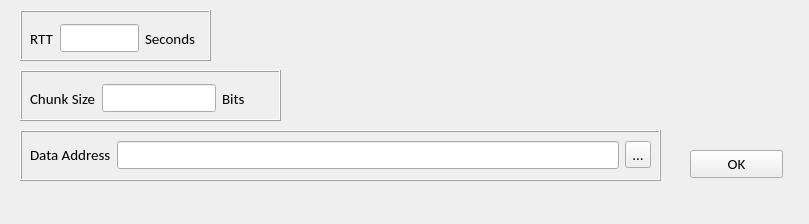
<?xml version="1.0" encoding="UTF-8"?>
<ui version="4.0">
 <class>Prp_Window</class>
 <widget class="QMainWindow" name="Prp_Window">
  <property name="geometry">
   <rect>
    <x>0</x>
    <y>0</y>
    <width>809</width>
    <height>224</height>
   </rect>
  </property>
  <property name="font">
   <font>
    <family>Calibri</family>
    <pointsize>11</pointsize>
   </font>
  </property>
  <property name="windowTitle">
   <string>Properties</string>
  </property>
  <property name="windowIcon">
   <iconset>
    <normaloff>../Resources/Images/Icon.jpg</normaloff>../Resources/Images/Icon.jpg</iconset>
  </property>
  <widget class="QWidget" name="centralwidget">
   <widget class="QPushButton" name="PB_OK">
    <property name="geometry">
     <rect>
      <x>690</x>
      <y>150</y>
      <width>93</width>
      <height>28</height>
     </rect>
    </property>
    <property name="text">
     <string>OK</string>
    </property>
   </widget>
   <widget class="QFrame" name="frame_3">
    <property name="geometry">
     <rect>
      <x>20</x>
      <y>130</y>
      <width>641</width>
      <height>51</height>
     </rect>
    </property>
    <property name="frameShape">
     <enum>QFrame::Box</enum>
    </property>
    <property name="frameShadow">
     <enum>QFrame::Raised</enum>
    </property>
    <widget class="QWidget" name="layoutWidget_2">
     <property name="geometry">
      <rect>
       <x>10</x>
       <y>10</y>
       <width>621</width>
       <height>30</height>
      </rect>
     </property>
     <layout class="QHBoxLayout" name="horizontalLayout_3">
      <item>
       <widget class="QLabel" name="lbl_Data_Addr">
        <property name="text">
         <string>Data Address</string>
        </property>
       </widget>
      </item>
      <item>
       <widget class="QLineEdit" name="LE_DataAddr"/>
      </item>
      <item>
       <widget class="QToolButton" name="Btn_Browse">
        <property name="text">
         <string>...</string>
        </property>
       </widget>
      </item>
     </layout>
    </widget>
   </widget>
   <widget class="QFrame" name="frame_4">
    <property name="geometry">
     <rect>
      <x>20</x>
      <y>10</y>
      <width>191</width>
      <height>51</height>
     </rect>
    </property>
    <property name="frameShape">
     <enum>QFrame::Box</enum>
    </property>
    <property name="frameShadow">
     <enum>QFrame::Raised</enum>
    </property>
    <widget class="QWidget" name="layoutWidget_3">
     <property name="geometry">
      <rect>
       <x>10</x>
       <y>10</y>
       <width>166</width>
       <height>37</height>
      </rect>
     </property>
     <layout class="QHBoxLayout" name="horizontalLayout_4">
      <item>
       <widget class="QLabel" name="lbl_RTT">
        <property name="text">
         <string>RTT</string>
        </property>
       </widget>
      </item>
      <item>
       <widget class="QLineEdit" name="LE_RTT"/>
      </item>
      <item>
       <widget class="QLabel" name="lbl_sec">
        <property name="text">
         <string>Seconds</string>
        </property>
       </widget>
      </item>
     </layout>
    </widget>
   </widget>
   <widget class="QFrame" name="frame_5">
    <property name="geometry">
     <rect>
      <x>20</x>
      <y>70</y>
      <width>261</width>
      <height>51</height>
     </rect>
    </property>
    <property name="frameShape">
     <enum>QFrame::Box</enum>
    </property>
    <property name="frameShadow">
     <enum>QFrame::Raised</enum>
    </property>
    <widget class="QWidget" name="layoutWidget_4">
     <property name="geometry">
      <rect>
       <x>10</x>
       <y>10</y>
       <width>215</width>
       <height>37</height>
      </rect>
     </property>
     <layout class="QHBoxLayout" name="horizontalLayout_5">
      <item>
       <widget class="QLabel" name="lbl_CS">
        <property name="text">
         <string>Chunk Size</string>
        </property>
       </widget>
      </item>
      <item>
       <widget class="QLineEdit" name="LE_ChunkSize"/>
      </item>
      <item>
       <widget class="QLabel" name="lbl_bits">
        <property name="text">
         <string>Bits</string>
        </property>
       </widget>
      </item>
     </layout>
    </widget>
   </widget>
  </widget>
  <widget class="QMenuBar" name="menubar">
   <property name="geometry">
    <rect>
     <x>0</x>
     <y>0</y>
     <width>809</width>
     <height>26</height>
    </rect>
   </property>
  </widget>
 </widget>
 <resources/>
 <connections/>
</ui>
